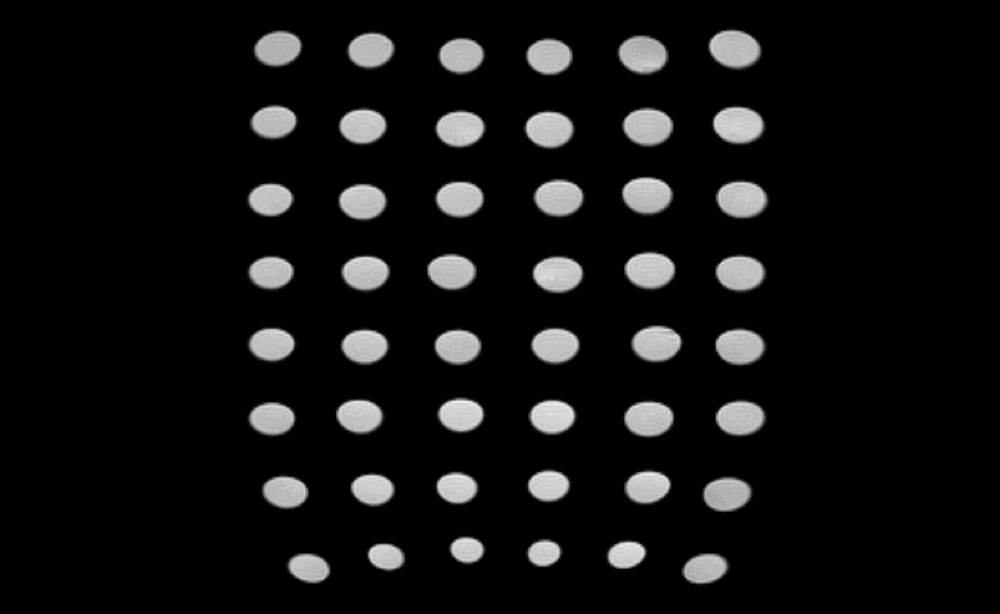
#> input picture img/img2_51_75/img2_51_75_new_name/TE108.jpg, 1000 x 614 px, shrunk from 1447 x 889 before the run; its folder holds only this picture in this run
$ python protein_dicom.py
#> lines starting #> are read from the running program, lines starting #| are printed output that depends on the picture; after the words box and inside, x2 and y2 are one past the last pixel; in counts of white or black regions, pixels touching at a corner belong together
import os
import numpy as np
import pandas as pd
import time
import cv2
from itertools import chain

# 获取所有图片
def process_file_name(file_dir):
    L = []  # 路径
    jpg_files = []  # 文件名称
    for root, dirs, files in os.walk(file_dir):
        for file in files:
            # 判断是否是jpg文件
            if os.path.splitext(file)[1] == '.jpg':
                L.append(os.path.join(root, file))
                jpg_files.append(file)
    return L, jpg_files


# 自动分割
def grouping(filename, img_name, protein, protein_type):
    """
    :param filename: 文件路径
    :param protein: 蛋白质浓度列表
    :param my_range: TE序列
    :return: 候选框位置、TE序列、蛋白质浓度、0.2-0.8平均灰度值
    """
    row = len(protein)

    # cv2.imdecode 和 cv2.imencode避免中文路径的干扰
    # 以灰度图的形式读
    im_gray = cv2.imdecode(np.fromfile(filename, dtype=np.uint8), cv2.IMREAD_GRAYSCALE)

    # 高斯滤波并找到边框
    result = blur_OTSU(im_gray)
    # 所有的候选框
    selected_rec = Contours(result)
    TE = img_name.split('.')[0]
    selected_rec.insert(4, 'TE', TE[2:])
    selected_rec.insert(4, 'protein', 0)
    selected_rec.insert(0, 'row', 'row1')

    selected_rec = selected_rec.sort_values(by='y', axis=0, ascending=True)

    # 总共需要检测的个数
    total_row = selected_rec.shape[0]
    # 一层中需要检测的个数
    group_row = int(total_row / row)

    # 标记框在第几层
    for i in range(row):
        selected_rec.iloc[i * group_row:i * group_row + group_row + 1, 0] = i + 1
        # img1所需要的参数设置
        # if i == 0:
        #     selected_rec.iloc[i * group_row:i * group_row + group_row + 1, 0] = i + 1
        # elif i == 1:
        #     selected_rec.iloc[1 + i * group_row:i * group_row + group_row + 2, 0] = i + 1
        # else:
        #     selected_rec.iloc[2 + i * group_row:2 + i * group_row + group_row, 0] = i + 1

    selected_avg = insert_parameter(im_gray, selected_rec, row, protein, protein_type)
    #
    return selected_avg


# 插入标识变量
def insert_parameter(im_gray, selected_rec, row, protein, protein_type):
    # 注意：reset_index不改变自身
    selected_rec = selected_rec.reset_index(drop=True)
    # 将层数设为索引
    selected_rec.set_index('row', inplace=True)

    # 获得对应灰度值DataFrame
    selected_avg = avg_gray(im_gray, selected_rec)

    # 填入protein值
    selected_rec_protein = pd.DataFrame(columns=selected_avg.columns)

    # print(selected_avg)
    for i in range(1, row + 1):
        # 按照横坐标进行排序
        temp_rows = selected_avg.loc[str(i)]
        temp_rows = temp_rows.sort_values(by='x', axis=0, ascending=True)
        temp_rows['protein'] = protein[i - 1]
        selected_rec_protein = selected_rec_protein.append(temp_rows)

    selected_rec_protein.insert(5, 'protein_type', list(chain.from_iterable(protein_type)))
    # print(selected_rec_protein)

    return selected_rec_protein


# 滤波
def blur_OTSU(gray_img):
    blur = cv2.GaussianBlur(gray_img, (5, 5), 0)
    # blur = cv2.bilateralFilter(gray_img, 9, 75, 75)
    ret1, result1 = cv2.threshold(blur, 0, 255, cv2.THRESH_TOZERO + cv2.THRESH_OTSU)
    # cv2.imshow("result1", result1)
    # cv2.waitKey()
    # print(result1)

    return result1


# 找边框
def Contours(blur_result):
    contours, hierarchy = cv2.findContours(blur_result, cv2.RETR_TREE, cv2.CHAIN_APPROX_SIMPLE)

    # 画出所有的待检测图片
    # contours_result = cv2.drawContours(blur_result, contours, -1, (255, 255, 0), 1)
    # cv2.imshow('contours', contours_result)
    # cv2.waitKey()

    selected_rect = pd.DataFrame(columns=('x', 'y', 'w', 'h'))

    # 画出候选框
    for i in range(len(contours)):
        # 不旋转矩形候选框
        # x,y为矩形左上角坐标；w,h为矩形长宽
        x, y, w, h = cv2.boundingRect(contours[i])
        selected_rect.loc[i] = {'x': x, 'y': y, 'w': w, 'h': h}
        contour_result = cv2.rectangle(blur_result, (x, y), (x + w, y + h), (255, 0, 0), 1)

        # [8 lines of commented-out code are left out]
    return selected_rect


# 求平均灰度
def avg_gray(im_gray, selected_rec_TE):
    gray_list = pd.DataFrame(im_gray)
    avg_value = np.zeros(1)

    value_25 = np.zeros(1)
    value_50 = np.zeros(1)
    value_75 = np.zeros(1)

    # 遍历每一个待选框，找出对应的灰度值信息
    for rec in selected_rec_TE.values:
        little_rec = gray_list.iloc[rec[1]:rec[1] + rec[3], rec[0]:rec[0] + rec[2]]  # [y:y+h,x:x+w]
        little_rec_list = blur_OTSU(little_rec.values)

        # 筛选所有非零值
        mask_0 = little_rec_list != 0
        # list_0 = little_rec_list[mask_0]
        # 对原图进行筛选，而不是对高斯滤波之后的图进行筛选
        list_0 = little_rec.values[mask_0]

        # 获取 25% 50% 75%
        gray_25 = int(np.percentile(list_0, 25))
        gray_50 = int(np.percentile(list_0, 50))
        gray_75 = int(np.percentile(list_0, 75))

        # 取值在20%-80%范围内的所有数
        mask_p20 = list_0 > np.percentile(list_0, 20)
        list_p20 = list_0[mask_p20]

        mask_p80 = list_p20 < np.percentile(list_p20, 80)
        list_p80 = list_p20[mask_p80]

        # 计算平均灰度值
        avg_gray = list_p80.sum() / list_p80.size

        # 记录所有的灰度值
        avg_value = np.append(avg_value, avg_gray)
        value_25 = np.append(value_25, gray_25)
        value_50 = np.append(value_50, gray_50)
        value_75 = np.append(value_75, gray_75)

    avg_value = np.delete(avg_value, 0)
    value_25 = np.delete(value_25, 0)
    value_50 = np.delete(value_50, 0)
    value_75 = np.delete(value_75, 0)

    # 将灰度值添加到信息DataFrame中
    selected_rec_TE['avg_gray'] = avg_value
    selected_rec_TE['25_gray'] = value_25
    selected_rec_TE['50_gray'] = value_50
    selected_rec_TE['75_gray'] = value_75

    return selected_rec_TE


# 对图片进行处理
def img_processing(
        filename='D:/Users/zcz/PycharmProjects/cv_processing/protein_process/img/img2_51_75/img2_51_75_new_name'):
    # 获取文件路径及文件名称
    imgs_dir, img_name = process_file_name(filename)

    img_lower_root = []

    root_list = filename.split('/')
    root = '/'.join(root_list[:-1])
    print(root)

    # 新建输出文件夹根目录 按照output+当前时间的方法命名，避免重复覆盖的问题
    final_root_dir = root + '/output_' + time.strftime("%Y_%m_%d_%H_%M_%S", time.localtime()) + '/'
    for dirs in imgs_dir:
        # 去除根目录名称
        dirs = dirs.split('\\')[1:]
        img_lower_root.append('/'.join(dirs))
        # 去除文件名称
        dirs = dirs[:-1]

        # 新建对应输出路径
        final_dirs = final_root_dir + './'.join(dirs)
        # 判断是否已存在相关路径
        isExists = os.path.exists(final_dirs)
        # 若不存在就新建，否则跳过
        if not isExists:
            pass
            os.makedirs(final_root_dir + './'.join(dirs))

    all_img = pd.DataFrame()

    # 蛋白质类型声明
    A = "clIscA1/clCry4"
    B = "clIscA1/clCry4(LB +FAC)"
    D = "zero"
    C = "clIscA1"
    E = "clIscA1(LB +FAC)"
    # 蛋白质浓度
    protein_img1 = [[0.09, 0.17, 0.15, 0.17, 0.15, 0],
                    [0.07, 0.15, 0.13, 0.15, 0.13, 0],
                    [0.08, 0.14, 0.13, 0.14, 0.13],
                    [0.07, 0.13, 0.12, 0.13, 0.12],
                    [0.07, 0.12, 0.11, 0.12, 0.11],
                    [0.06, 0.11, 0.1, 0.11, 0.1],
                    [0.07, 0.1, 0.1, 0.1, 0.1],
                    [0.06, 0.09, 0.09, 0.09, 0.09]]

    protein_img1_change = [[0.0901, 0.1701, 0.1501, 0.1702, 0.1502, 0.0001],
                           [0.0701, 0.1501, 0.1301, 0.1502, 0.1302, 0.0002],
                           [0.0801, 0.1401, 0.1303, 0.1402, 0.1304],
                           [0.0702, 0.1301, 0.1201, 0.1302, 0.1202],
                           [0.0701, 0.1201, 0.1101, 0.1202, 0.1102],
                           [0.0601, 0.1101, 0.1001, 0.1102, 0.1002],
                           [0.0702, 0.1001, 0.1003, 0.1002, 0.1004],
                           [0.0602, 0.0901, 0.0902, 0.0902, 0.0903]]

    protein_img2 = [[1.74, 0.53, 1.24, 3.48, 0.75, 1.1],
                    [1.45, 7, 3.05, 3.29, 0.9, 2.1],
                    [0.62, 3.14, 2.68, 0.2, 0.71, 4],
                    [0.57, 1.78, 1.74, 4.46, 0.66, 3.48],
                    [0.44, 2.87, 0.89, 3.25, 0.4, 2],
                    [0.33, 1.62, 7.18, 5.43, 0.2, 1.43],
                    [0.0001, 3.55, 8.27, 4.46, 0.26, 1.13],
                    [0.0002, 1.92, 1.12, 3.19, 1.74, 0.9]]

    protein_img3 = [[0.96, 0.23, 0.7, 2.35, 0.70],
                    [0.58, 5.27, 0.12, 1.56, 0.68],
                    [0.39, 0.18, 9.07, 1.9, 2.51],
                    [0.32, 4.11, 0.42, 1.06, 4.28],
                    [0.19, 2.1, 0.35, 11.25, 2.36],
                    [0.0001, 1.9, 0.4, 11.3, 9.1],
                    [0.0002, 1.5, 5.95, 10.96, 10.51]]

    # 蛋白质类型
    protein_type_img1 = [[A, B, A, B, A, D],
                         [A, B, A, B, A, D],
                         [A, B, A, B, A],
                         [A, B, A, B, A],
                         [B, B, A, B, A],
                         [B, B, A, B, A],
                         [B, B, A, B, A],
                         [B, B, A, B, A]]

    protein_type_img2 = [[C, C, C, C, C, C],
                         [C, C, C, C, C, C],
                         [C, C, C, C, C, C],
                         [C, C, C, C, C, C],
                         [C, C, C, C, C, C],
                         [C, C, C, C, C, C],
                         [C, C, C, C, C, C],
                         [C, C, C, C, C, C]]

    protein_type_img3 = [[E, E, E, E, E],
                         [E, E, E, E, E],
                         [E, E, E, E, E],
                         [E, E, E, E, E],
                         [E, E, E, E, E],
                         [E, E, E, E, E],
                         [E, E, E, E, E]]

    for img, output_name, lower_root in zip(imgs_dir, img_name, img_lower_root):
        # print(img)

        # cv2.imdecode 和 cv2.imencode避免中文路径的干扰
        # 以灰度图的形式读

        temp_img = grouping(img, output_name, protein_img2, protein_type_img2)
#> in grouping, im_gray is the input picture: shape (614, 1000); min 0, max 239, mean 18.1
#> in blur_OTSU, `ret1, result1 = cv2.threshold(blur, 0, 255, cv2.THRESH_TOZERO + cv2.TH..`:
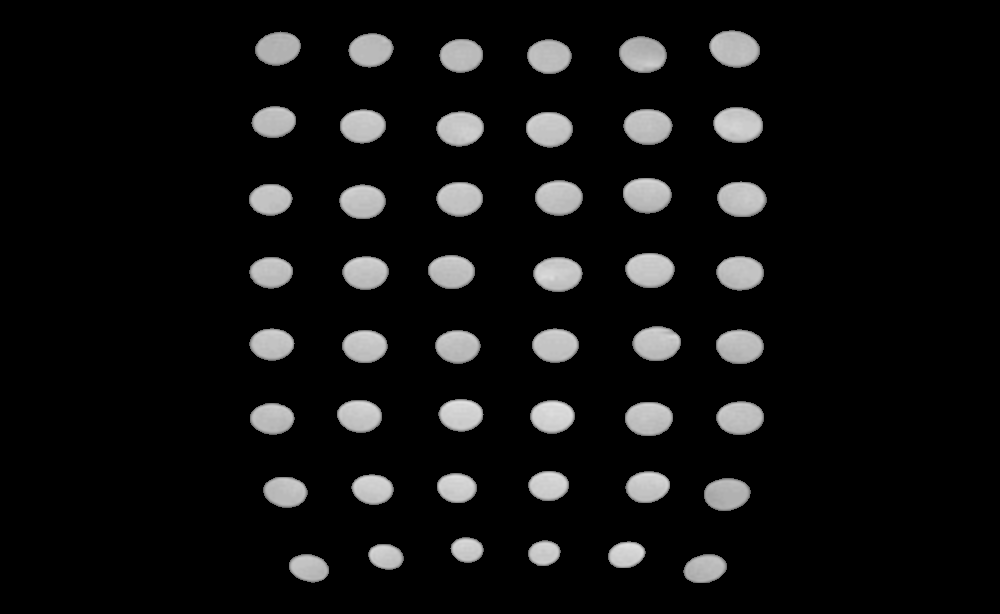
#> result1: shape (614, 1000); min 0, max 228, mean 16.9
#> in blur_OTSU, `ret1, result1 = cv2.threshold(blur, 0, 255, cv2.THRESH_TOZERO + cv2.TH..`: ret1 = 91
#> in Contours, `contours, hierarchy = cv2.findContours(blur_result, cv2.RETR_TREE, cv2..`: contours = 48 contours; largest, box (x1, y1, x2, y2) and area: (709, 30, 760, 68) 1422, (713, 107, 763, 143) 1380, (717, 181, 767, 217) 1357, (623, 109, 673, 145) 1345, (623, 178, 672, 214) 1342
#> the loop in Contours, `for i in range(len(contours)):` made 48 passes
#> (x, y, w, h) on passes 1 to 12: (683, 554, 44, 29), (289, 554, 40, 29), (368, 544, 36, 26), (608, 541, 38, 27), (528, 540, 33, 26), (450, 537, 34, 26), (704, 478, 47, 33), (263, 477, 45, 31), (351, 474, 43, 31), (437, 473, 40, 30), (625, 471, 45, 32), (528, 471, 41, 30)
#> pass 3, in Contours, `contour_result = cv2.rectangle(blur_result, (x, y), (x + w, y + h), (2..`:
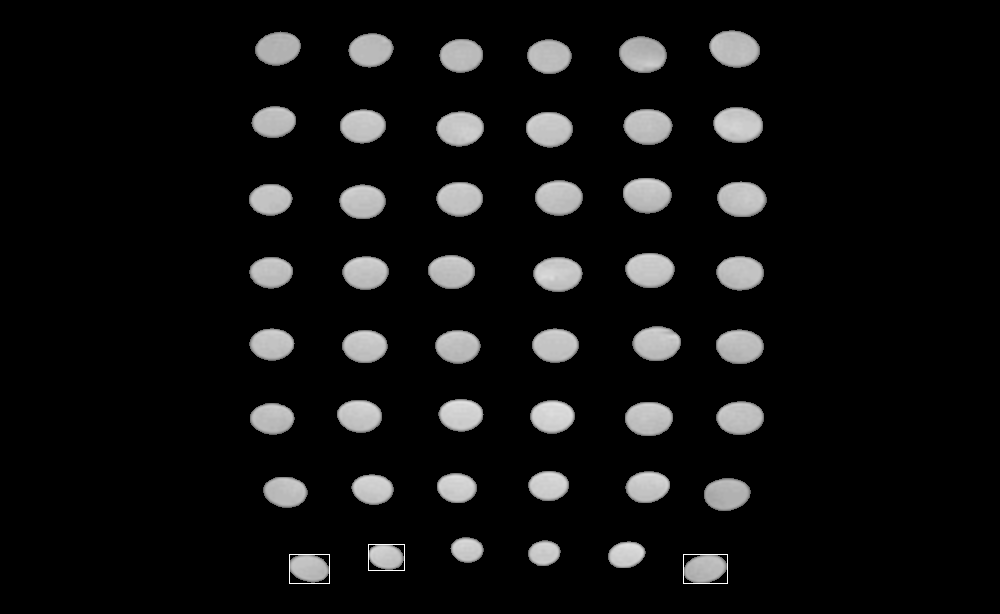
#> contour_result: shape (614, 1000); min 0, max 255, mean 17.1
#> after the loop in Contours, `for i in range(len(contours)):`:
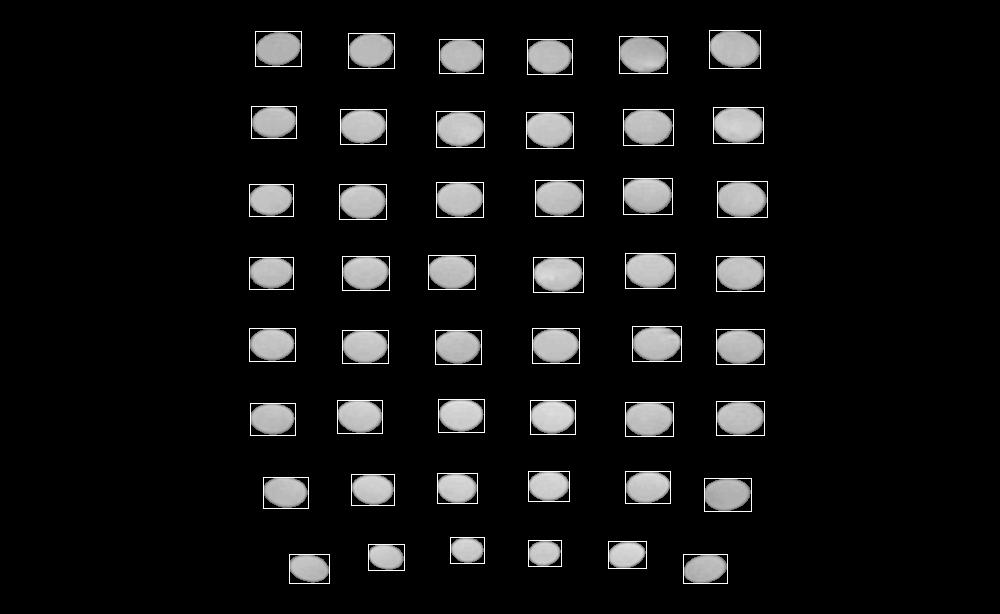
#> blur_result: shape (614, 1000); 1.23% of pixels changed, all inside (x1, y1, x2, y2) = (249, 30, 768, 584)
#> in grouping, `selected_rec = Contours(result)`: selected_rec = table of 48 rows and 4 columns
#> in grouping, `selected_rec = selected_rec.sort_values(by='y', axis=0, ascending=True)`: selected_rec = table of 48 rows and 7 columns
#> in avg_gray, `gray_list = pd.DataFrame(im_gray)`: gray_list = table of 614 rows and 1000 columns
#> the loop in avg_gray, `for rec in selected_rec_TE.values:` made 48 passes
#> (little_rec, gray_25, gray_50, gray_75, avg_gray) on passes 12 to 22: (table of 36 rows and 47 columns, 191, 195, 200, 196.2), (table of 36 rows and 49 columns, 182, 189, 196, 189.9), (table of 36 rows and 48 columns, 186, 191, 196, 190.9), (table of 36 rows and 50 columns, 185, 193, 198, 192.6), (table of 35 rows and 47 columns, 189, 195, 198, 194.6), (table of 32 rows and 44 columns, 187, 194, 196, 192.9), (table of 35 rows and 47 columns, 186, 192, 196, 191.8), (table of 35 rows and 50 columns, 189, 196, 202, 196.5), (table of 34 rows and 47 columns, 184, 188, 194, 189.1), (table of 34 rows and 47 columns, 185, 193, 198, 192.1), (table of 35 rows and 48 columns, 184, 192, 195, 190.4)
#> (little_rec, gray_25, gray_50, gray_75, avg_gray, avg_value, value_25) on passes 1 to 4: (table of 38 rows and 51 columns, 182, 186, 189, 186.1, [0, 186.1], [0, 182]), (table of 35 rows and 46 columns, 172, 177, 179, 176.5, [0, 186.1, 176.5], [0, 182, 172]), (table of 35 rows and 46 columns, 180, 186, 187, 184.9, [0, 186.1, 176.5, 184.9], [0, 182, 172, 180]), (table of 37 rows and 48 columns, 171, 178, 186, 179.6, [0, 186.1, 176.5, 184.9, 179.6], [0, 182, 172, 180, 171])
#> pass 1, in blur_OTSU (call 2), `blur = cv2.GaussianBlur(gray_img, (5, 5), 0)`:
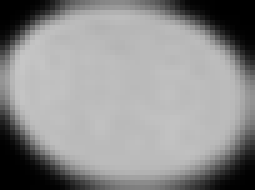
#> blur: shape (38, 51) (shown 5 times larger); min 0, max 198, mean 142.9
#> pass 1, in blur_OTSU (call 2), `ret1, result1 = cv2.threshold(blur, 0, 255, cv2.THRESH_TOZERO + cv2.TH..`:
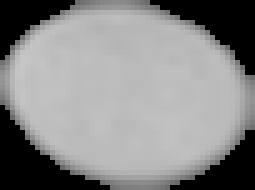
#> result1: shape (38, 51) (shown 5 times larger); min 0, max 198, mean 135.4
#> pass 1, in avg_gray, `mask_0 = little_rec_list != 0`:
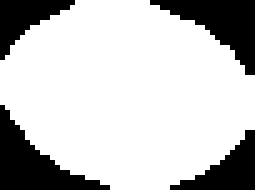
#> mask_0: shape (38, 51) bool (shown 5 times larger); 76.2% white; 4 black regions, box (x1, y1, x2, y2) and area: (0, 21, 22, 38) 149, (30, 0, 51, 15) 138, (34, 26, 51, 38) 92, (0, 0, 15, 12) 82
#> pass 2, in blur_OTSU (call 3), `blur = cv2.GaussianBlur(gray_img, (5, 5), 0)`:
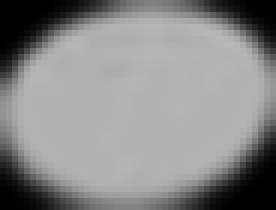
#> blur: shape (35, 46) (shown 6 times larger); min 0, max 184, mean 135.6
#> after the loop in avg_gray, `for rec in selected_rec_TE.values:`: avg_value = 49 values, max 210.9 at index 33, min 0 at index 0, mean 188.8; value_25 = 49 values, max 205 at index 33, min 0 at index 0, mean 182.7; value_50 = 49 values, max 211 at index 33, min 0 at index 0, mean 188.7; value_75 = 49 values, max 216 at index 33, min 0 at index 0, mean 193.5
#> in avg_gray, `avg_value = np.delete(avg_value, 0)`: avg_value = 48 values, max 210.9 at index 32, min 175.6 at index 41, mean 192.7
#> in avg_gray, `value_25 = np.delete(value_25, 0)`: value_25 = 48 values, max 205 at index 32, min 169 at index 41, mean 186.5
#> in avg_gray, `value_50 = np.delete(value_50, 0)`: value_50 = 48 values, max 211 at index 32, min 177 at index 1, mean 192.7
#> in avg_gray, `value_75 = np.delete(value_75, 0)`: value_75 = 48 values, max 216 at index 32, min 179 at index 1, mean 197.5
#> in insert_parameter, `selected_avg = avg_gray(im_gray, selected_rec)`: selected_avg = table of 48 rows and 10 columns
#> in insert_parameter, `selected_rec_protein = pd.DataFrame(columns=selected_avg.columns)`: selected_rec_protein = table of 0 rows and 10 columns
        all_img = all_img.append(temp_img)

    print(all_img)
    all_img.to_csv('img/img2.csv')
    pass


if __name__ == '__main__':
#> (the run stopped early here; a loop or call above may not have finished)
